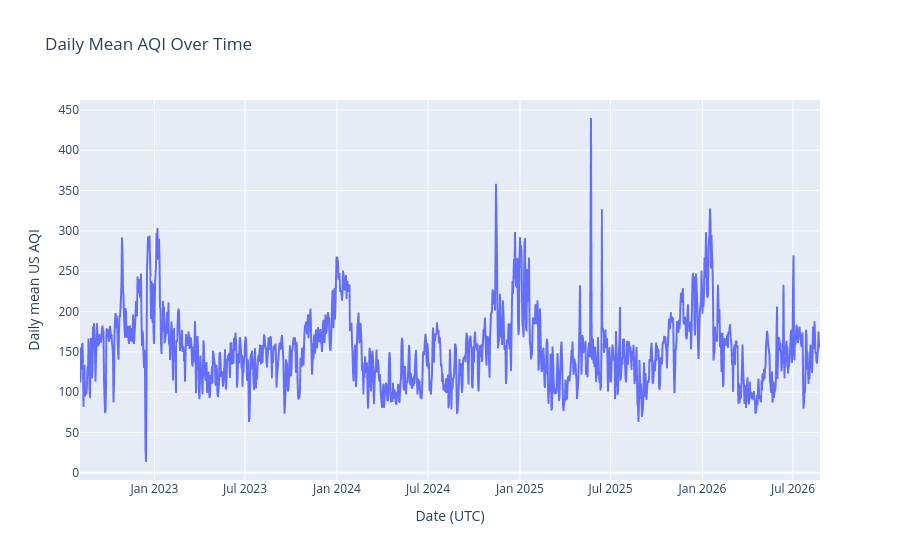

Write notebook code for a chart like this one.
### Markdown cell above
## Chart 3: AQI over time

Finding: the time series shows clear multi-month waves, repeated winter peaks, and sustained persistence rather than white-noise behavior.

Possible explanation: seasonal meteorology and emission patterns create long smoothed pollution regimes, which is consistent with the contract note that AQI is already a rolling index.

Model implication: lagged AQI and rolling summaries are essential, and any shuffled validation split would leak these persistent regimes.

### Code cell
daily_aqi = aqi_clean.set_index('event_time')['us_aqi'].resample('D').mean().reset_index()
fig = px.line(daily_aqi, x='event_time', y='us_aqi', title='Daily Mean AQI Over Time')
fig.update_layout(xaxis_title='Date (UTC)', yaxis_title='Daily mean US AQI')
fig.show()

### Figure 1 — Plotly figure (JSON) as saved in the notebook; plotly's stock layout.template omitted (floating-point values rounded to 4 significant figures; data arrays with more than 128 entries replaced by an {"elided": "..."} marker saying what was removed)
{"data": [{"hovertemplate": "event_time=%{x}<br>us_aqi=%{y}<extra></extra>", "legendgroup": "", "line": {"color": "#636efa", "dash": "solid"}, "marker": {"symbol": "circle"}, "mode": "lines", "name": "", "showlegend": false, "type": "scattergl", "x": {"elided": "1481 str values"}, "xaxis": "x", "y": {"elided": "1481 float values"}, "yaxis": "y"}], "layout": {"legend": {"tracegroupgap": 0}, "title": {"text": "Daily Mean AQI Over Time"}, "xaxis": {"anchor": "y", "domain": [0, 1], "title": {"text": "Date (UTC)"}}, "yaxis": {"anchor": "x", "domain": [0, 1], "title": {"text": "Daily mean US AQI"}}}}
